Frame 1 (no input): blank canvas, image omitted
Frame 60 (no input): blank canvas, image omitted
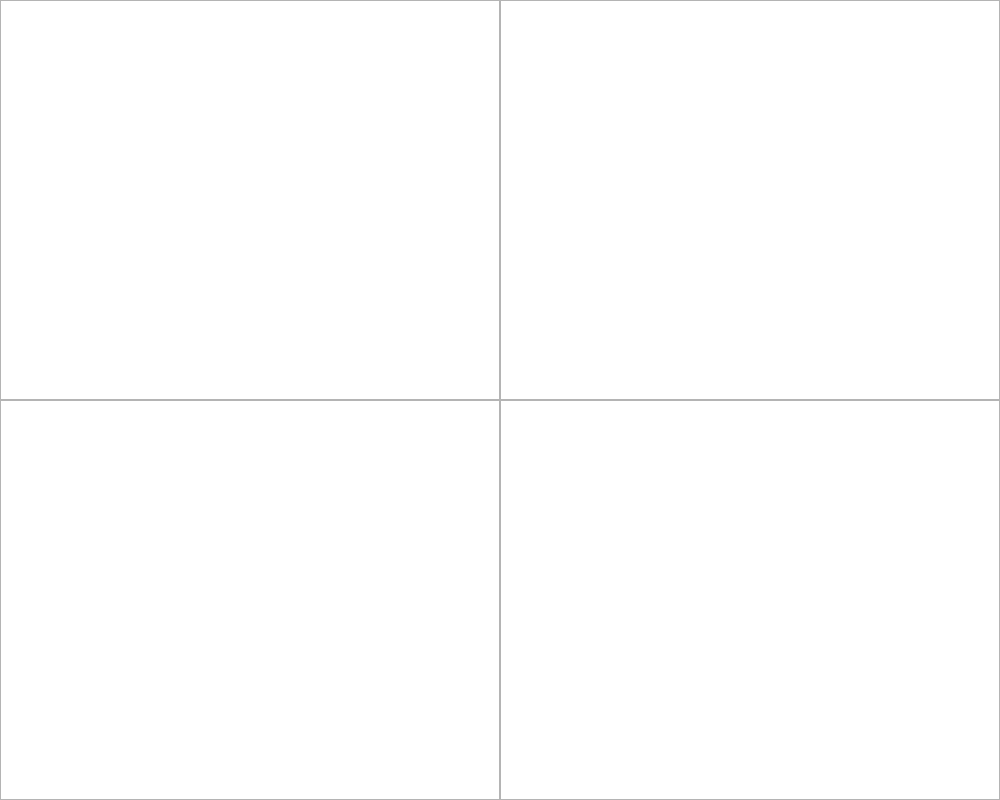
Frame 120 (the mouse pressed at the canvas centre since frame 60)

The p5.js sketch whose frames 1 and 60 were blank and that drew this single picture after the mouse press (run headless with seeded random() and noise() and a simulated clock; from frame 60 on, the mouse is pressed at the canvas centre):

// p5.js sketch
// ── sketch.js
/*
Creation & Compuation - Kate Hartman
Draw Grid
Fall 2016

move mouse along X & Y to change grid spacing
*/

var lineIncrementx;
var lineIncrementy;

function setup() {
  createCanvas(1000, 800);
  background(255);
  lineIncrementx = 10;
  lineIncrementy = 10;
}

function draw() {
  //redraw background
  background(255);

  //set mouse coordinates to control line increments
  //constrain so to prevent use of 0 or negative numbers
  lineIncrementx = constrain(mouseX, 1, width);
  lineIncrementy = constrain(mouseY, 1, width);

  //stroke attributes
  stroke(180);
  strokeWeight(2);

  //draw vertical lines
  for (var x = 0; x <= width; x += lineIncrementx) {
    line(x, 0, x, height);
  }

  //draw horizontal lines
  for (var y = 0; y <= height; y += lineIncrementy) {
    line(0, y, width, y);
  }

}
